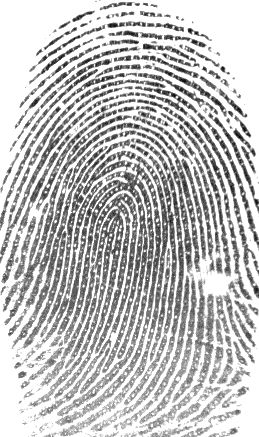
#> input picture 5.tif, 259 x 437 px
$ python visualize_minutiae_core.py
#> lines starting #> are read from the running program, lines starting #| are printed output that depends on the picture
import os
import numpy as np
import cv2
import math

img = cv2.imread('./5.tif')
#> img is the input picture: shape (437, 259, 3); min 1, max 255, mean 193.7

with open('./data.txt') as f:
#> (reads data.txt from the repository)
    data = f.readlines()

core_x = int(data[0].split(' ')[0])
core_y = int(data[0].split(' ')[1])

delta_x = int(data[1].split(' ')[0])
delta_y = int(data[1].split(' ')[1])

for i in range(2,len(data)):
    minutiae_x = int(data[i].split(' ')[0])
    minutiae_y = int(data[i].split(' ')[1])
    minutiae_angle = float(data[i].split(' ')[2])
    minutiae_type = int(data[i].split(' ')[3])
    if minutiae_type == 1:
        img = cv2.line(img,(minutiae_x,minutiae_y),(minutiae_x+int(15*np.cos(minutiae_angle*math.pi/180)),minutiae_y+int(15*np.sin(minutiae_angle*math.pi/180))),(0,0,255),1)
        img = cv2.circle(img,(minutiae_x,minutiae_y),4,(0,0,255),1)
    if minutiae_type == 2:
        img = cv2.line(img,(minutiae_x,minutiae_y),(minutiae_x+int(15*np.cos(minutiae_angle*math.pi/180)),minutiae_y+int(15*np.sin(minutiae_angle*math.pi/180))),(255,0,0),1)
        img = cv2.circle(img,(minutiae_x,minutiae_y),4,(255,0,0),1)
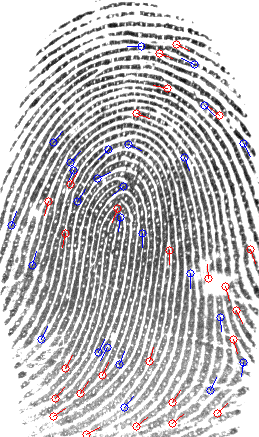
#> img: shape (437, 259, 3); mean B, G, R 192.8, 190.8, 192.8
img = cv2.rectangle(img,(core_x-7,core_y-7),(core_x+7,core_y+7),(0,165,255),2)
img = cv2.polylines(img, [np.array([[delta_x,delta_y-8],[delta_x-8,delta_y+4],[delta_x+8,delta_y+4]])], True, (0, 255, 0), 2)
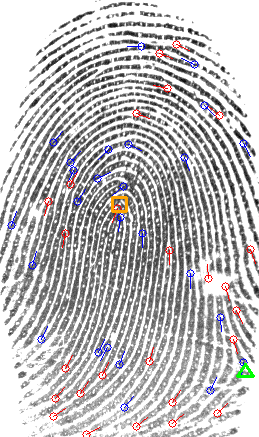
#> img: shape (437, 259, 3); mean B, G, R 192.3, 190.9, 192.7
f.close()
cv2.imwrite('./test.png',img)
cv2.waitKey()
